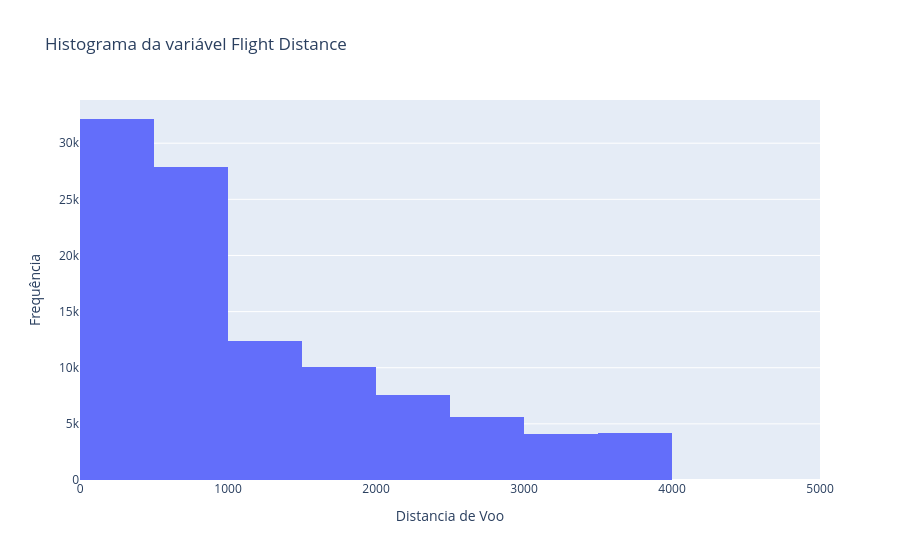

Notebook source saved alongside this figure:
### Code cell
# Histograma da variável Flight Distance

fig = px.histogram(df_airline, x='Flight Distance', nbins=20, title='Histograma da variável Flight Distance')
fig.update_layout(xaxis_title='Distancia de Voo', yaxis_title='Frequência')
fig.show()

### Figure 1 — Plotly figure (JSON) as saved in the notebook; plotly's stock layout.template omitted (floating-point values rounded to 4 significant figures; data arrays with more than 128 entries replaced by an {"elided": "..."} marker saying what was removed)
{"data": [{"alignmentgroup": "True", "bingroup": "x", "hovertemplate": "Flight Distance=%{x}<br>count=%{y}<extra></extra>", "legendgroup": "", "marker": {"color": "#636efa", "pattern": {"shape": ""}}, "name": "", "nbinsx": 20, "offsetgroup": "", "orientation": "v", "showlegend": false, "type": "histogram", "x": {"elided": "103904 int values"}, "xaxis": "x", "yaxis": "y"}], "layout": {"barmode": "relative", "legend": {"tracegroupgap": 0}, "title": {"text": "Histograma da variável Flight Distance"}, "xaxis": {"anchor": "y", "domain": [0, 1], "title": {"text": "Distancia de Voo"}}, "yaxis": {"anchor": "x", "domain": [0, 1], "title": {"text": "Frequência"}}}}
